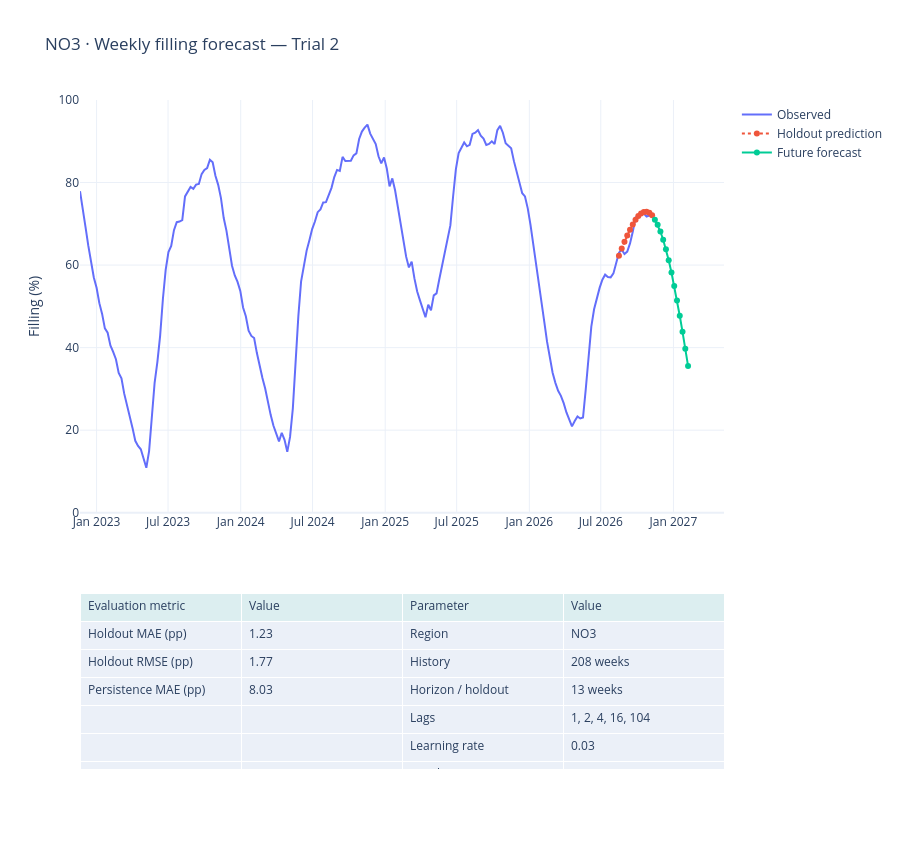

Notebook code cell kept with this figure:
### Markdown cell above
* Trial 1: The plot shows clear about the year-changing point, with 13 weeks as houtout-period. The model follows nicely to the observed values, with a little bit higher in absolute value but still in the same pattern of the curve. For the 13 forcasted weeks, the data points go down well in tune with the pattern ofbserved in previous cycle. With history = 260 weeks, the model gets redundant amount of data to forcast the pattern while learning slowly with learning_rate = 0.0005. MAE of 2.46 is recorded for holdout, with RMSE 3.19. The model beats the naive guessing, with Holdout MAE smaller than Persistence MAE.

### Code cell
settings = {
    "region": 3,
    "history": 208,
    "horizon": 13,
    "lags": (1, 2, 4, 16, 104), 
    "learning_rate": 0.03, # x60 times fasters
    "epochs": 2,
}

observed, forecast, test_prediction, metrics = forecast_filling(**settings)

fig = make_subplots(
    rows=2, cols=1,
    specs=[[{"type": "xy"}], [{"type": "table"}]],
    row_heights=[0.7, 0.3],
    vertical_spacing=0.12,
)

fig.add_trace(go.Scatter(
    x=observed.index, y=observed,
    name="Observed",
), row=1, col=1)

fig.add_trace(go.Scatter(
    x=test_prediction.index, y=test_prediction,
    name="Holdout prediction", line=dict(dash="dot"),
), row=1, col=1)

fig.add_trace(go.Scatter(
    x=forecast.index, y=forecast,
    name="Future forecast", mode="lines+markers",
), row=1, col=1)

parameter_values = [
    f"NO{settings['region']}",
    f"{settings['history']} weeks",
    f"{settings['horizon']} weeks",
    ", ".join(map(str, settings["lags"])),
    str(settings["learning_rate"]),
    str(settings["epochs"]),
]

fig.add_trace(go.Table(
    header=dict(
        values=["Evaluation metric", "Value", "Parameter", "Value"],
        fill_color="#DCEEF0",
        align="left",
    ),
    cells=dict(
        values=[
            list(metrics) + [""] * 3,
            [f"{value:.2f}" for value in metrics.values()] + [""] * 3,
            ["Region", "History", "Horizon / holdout",
             "Lags", "Learning rate", "Epochs"],
            parameter_values,
        ],
        align="left",
        height=28,
    ),
), row=2, col=1)

fig.update_layout(
    title=f"NO{settings['region']} · Weekly filling forecast — Trial 2",
    template="plotly_white",
    height=850,
)
fig.update_yaxes(
    title_text="Filling (%)", range=[0, 100], row=1, col=1,
)
fig.show()

### Figure 1 — Plotly figure (JSON) as saved in the notebook; plotly's stock layout.template omitted (floating-point values rounded to 4 significant figures; data arrays with more than 128 entries replaced by an {"elided": "..."} marker saying what was removed)
{"data": [{"name": "Observed", "type": "scatter", "x": {"elided": "208 str values"}, "xaxis": "x", "y": {"elided": "208 float values"}, "yaxis": "y"}, {"line": {"dash": "dot"}, "name": "Holdout prediction", "type": "scatter", "x": ["2026-08-16T00:00:00.000000000", "2026-08-23T00:00:00.000000000", "2026-08-30T00:00:00.000000000", "2026-09-06T00:00:00.000000000", "2026-09-13T00:00:00.000000000", "2026-09-20T00:00:00.000000000", "2026-09-27T00:00:00.000000000", "2026-10-04T00:00:00.000000000", "2026-10-11T00:00:00.000000000", "2026-10-18T00:00:00.000000000", "2026-10-25T00:00:00.000000000", "2026-11-01T00:00:00.000000000", "2026-11-08T00:00:00.000000000"], "xaxis": "x", "y": [62.25, 64.0, 65.63, 67.14, 68.57, 69.85, 70.98, 71.88, 72.52, 72.89, 72.95, 72.7, 72.09], "yaxis": "y"}, {"mode": "lines+markers", "name": "Future forecast", "type": "scatter", "x": ["2026-11-15T00:00:00.000000000", "2026-11-22T00:00:00.000000000", "2026-11-29T00:00:00.000000000", "2026-12-06T00:00:00.000000000", "2026-12-13T00:00:00.000000000", "2026-12-20T00:00:00.000000000", "2026-12-27T00:00:00.000000000", "2027-01-03T00:00:00.000000000", "2027-01-10T00:00:00.000000000", "2027-01-17T00:00:00.000000000", "2027-01-24T00:00:00.000000000", "2027-01-31T00:00:00.000000000", "2027-02-07T00:00:00.000000000"], "xaxis": "x", "y": [71.02, 69.75, 68.13, 66.16, 63.82, 61.15, 58.2, 54.94, 51.43, 47.72, 43.82, 39.75, 35.56], "yaxis": "y"}, {"cells": {"align": "left", "height": 28, "values": [["Holdout MAE (pp)", "Holdout RMSE (pp)", "Persistence MAE (pp)", "", "", ""], ["1.23", "1.77", "8.03", "", "", ""], ["Region", "History", "Horizon / holdout", "Lags", "Learning rate", "Epochs"], ["NO3", "208 weeks", "13 weeks", "1, 2, 4, 16, 104", "0.03", "2"]]}, "domain": {"x": [0, 1], "y": [0, 0.264]}, "header": {"align": "left", "fill": {"color": "#DCEEF0"}, "values": ["Evaluation metric", "Value", "Parameter", "Value"]}, "type": "table"}], "layout": {"height": 850, "title": {"text": "NO3 · Weekly filling forecast — Trial 2"}, "xaxis": {"anchor": "y", "domain": [0, 1]}, "yaxis": {"anchor": "x", "domain": [0.384, 1], "range": [0, 100], "title": {"text": "Filling (%)"}}}}
